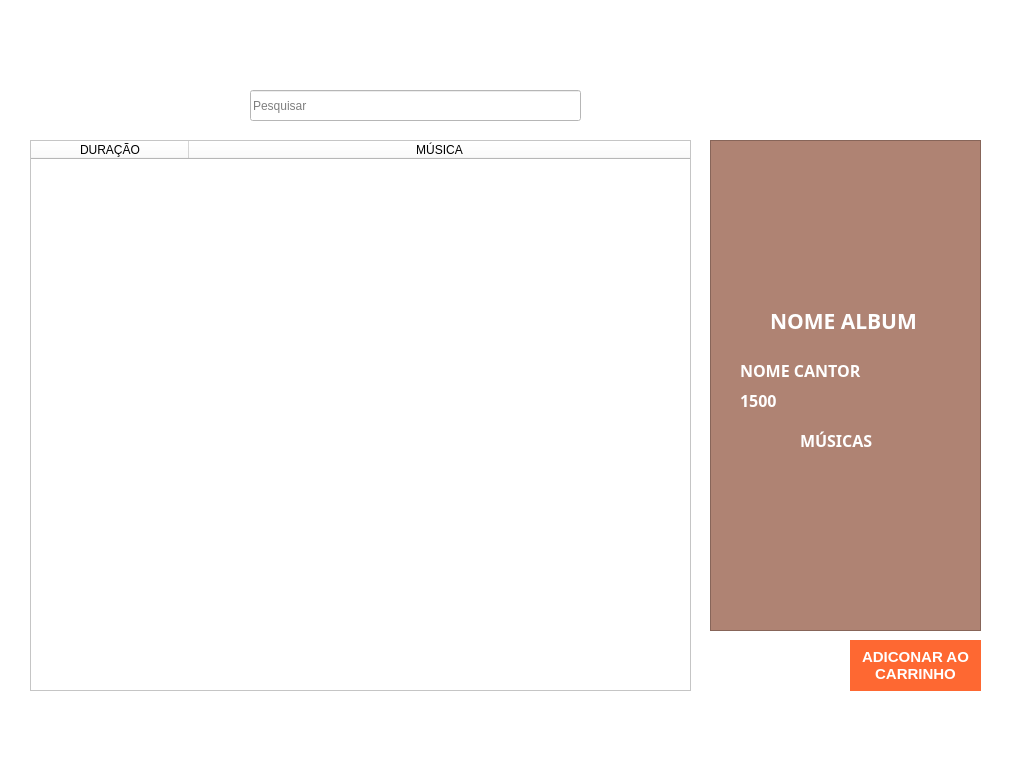
<?xml version="1.0" encoding="UTF-8"?>
<ui version="4.0">
 <class>home</class>
 <widget class="QDialog" name="home">
  <property name="geometry">
   <rect>
    <x>0</x>
    <y>0</y>
    <width>1024</width>
    <height>768</height>
   </rect>
  </property>
  <property name="windowTitle">
   <string>Dialog</string>
  </property>
  <property name="windowOpacity">
   <double>1.000000000000000</double>
  </property>
  <property name="styleSheet">
   <string notr="true">background-color: rgb(255, 255, 255);</string>
  </property>
  <widget class="QTableWidget" name="tableWidget">
   <property name="geometry">
    <rect>
     <x>30</x>
     <y>140</y>
     <width>661</width>
     <height>551</height>
    </rect>
   </property>
   <property name="styleSheet">
    <string notr="true">background-color: #ffffff;
font: 700 12pt &quot;Microsoft YaHei UI&quot;;
alternate-background-color: #AF8373;
selection-background-color: #591D07;</string>
   </property>
   <property name="editTriggers">
    <set>QAbstractItemView::NoEditTriggers</set>
   </property>
   <property name="dragEnabled">
    <bool>false</bool>
   </property>
   <property name="alternatingRowColors">
    <bool>true</bool>
   </property>
   <property name="selectionMode">
    <enum>QAbstractItemView::SingleSelection</enum>
   </property>
   <property name="selectionBehavior">
    <enum>QAbstractItemView::SelectRows</enum>
   </property>
   <property name="showGrid">
    <bool>false</bool>
   </property>
   <property name="gridStyle">
    <enum>Qt::NoPen</enum>
   </property>
   <property name="sortingEnabled">
    <bool>true</bool>
   </property>
   <attribute name="horizontalHeaderCascadingSectionResizes">
    <bool>false</bool>
   </attribute>
   <attribute name="horizontalHeaderMinimumSectionSize">
    <number>40</number>
   </attribute>
   <attribute name="horizontalHeaderDefaultSectionSize">
    <number>158</number>
   </attribute>
   <attribute name="horizontalHeaderShowSortIndicator" stdset="0">
    <bool>true</bool>
   </attribute>
   <attribute name="horizontalHeaderStretchLastSection">
    <bool>true</bool>
   </attribute>
   <attribute name="verticalHeaderVisible">
    <bool>false</bool>
   </attribute>
   <attribute name="verticalHeaderCascadingSectionResizes">
    <bool>false</bool>
   </attribute>
   <attribute name="verticalHeaderHighlightSections">
    <bool>true</bool>
   </attribute>
   <column>
    <property name="text">
     <string>DURAÇÃO</string>
    </property>
   </column>
   <column>
    <property name="text">
     <string>MÚSICA</string>
    </property>
   </column>
  </widget>
  <widget class="QPushButton" name="pushButton">
   <property name="geometry">
    <rect>
     <x>620</x>
     <y>90</y>
     <width>41</width>
     <height>31</height>
    </rect>
   </property>
   <property name="cursor">
    <cursorShape>PointingHandCursor</cursorShape>
   </property>
   <property name="styleSheet">
    <string notr="true">font: 700 12pt &quot;Microsoft YaHei UI&quot;;
border-style: outset;
color:rgb(255, 255, 255)</string>
   </property>
   <property name="text">
    <string/>
   </property>
   <property name="icon">
    <iconset>
     <normaloff>../src/icons8-pesquisar-100.png</normaloff>../src/icons8-pesquisar-100.png</iconset>
   </property>
   <property name="iconSize">
    <size>
     <width>32</width>
     <height>32</height>
    </size>
   </property>
  </widget>
  <widget class="QLineEdit" name="lineEdit">
   <property name="geometry">
    <rect>
     <x>250</x>
     <y>90</y>
     <width>331</width>
     <height>31</height>
    </rect>
   </property>
   <property name="styleSheet">
    <string notr="true">font: 12pt &quot;Microsoft YaHei UI&quot;;
font: 700 12pt &quot;Microsoft YaHei UI&quot;;</string>
   </property>
   <property name="text">
    <string notr="true" comment="Digite aqui..." extracomment="Digite aqui..."/>
   </property>
   <property name="placeholderText">
    <string>Pesquisar</string>
   </property>
  </widget>
  <widget class="QFrame" name="frame">
   <property name="geometry">
    <rect>
     <x>710</x>
     <y>140</y>
     <width>271</width>
     <height>491</height>
    </rect>
   </property>
   <property name="styleSheet">
    <string notr="true">background:rgb(175, 131, 115)</string>
   </property>
   <property name="frameShape">
    <enum>QFrame::StyledPanel</enum>
   </property>
   <property name="frameShadow">
    <enum>QFrame::Raised</enum>
   </property>
   <widget class="QLabel" name="label">
    <property name="geometry">
     <rect>
      <x>70</x>
      <y>20</y>
      <width>131</width>
      <height>131</height>
     </rect>
    </property>
    <property name="text">
     <string/>
    </property>
    <property name="pixmap">
     <pixmap>../src/vinil_image.png</pixmap>
    </property>
    <property name="scaledContents">
     <bool>true</bool>
    </property>
   </widget>
   <widget class="QLabel" name="lb_nome_album">
    <property name="geometry">
     <rect>
      <x>60</x>
      <y>170</y>
      <width>161</width>
      <height>21</height>
     </rect>
    </property>
    <property name="font">
     <font>
      <family>Segoe UI Black</family>
      <pointsize>16</pointsize>
      <bold>true</bold>
     </font>
    </property>
    <property name="styleSheet">
     <string notr="true">color:rgb(255, 255, 255)</string>
    </property>
    <property name="text">
     <string>NOME ALBUM</string>
    </property>
   </widget>
   <widget class="QLabel" name="lb_nome_cantor">
    <property name="geometry">
     <rect>
      <x>30</x>
      <y>220</y>
      <width>121</width>
      <height>21</height>
     </rect>
    </property>
    <property name="font">
     <font>
      <family>Segoe UI Black</family>
      <pointsize>12</pointsize>
      <bold>true</bold>
     </font>
    </property>
    <property name="styleSheet">
     <string notr="true">color:rgb(255, 255, 255)</string>
    </property>
    <property name="text">
     <string>NOME CANTOR</string>
    </property>
   </widget>
   <widget class="QLabel" name="lb_ano_lancamento">
    <property name="geometry">
     <rect>
      <x>30</x>
      <y>250</y>
      <width>41</width>
      <height>21</height>
     </rect>
    </property>
    <property name="font">
     <font>
      <family>Segoe UI Black</family>
      <pointsize>12</pointsize>
      <bold>true</bold>
     </font>
    </property>
    <property name="styleSheet">
     <string notr="true">color:rgb(255, 255, 255)</string>
    </property>
    <property name="text">
     <string>1500</string>
    </property>
   </widget>
   <widget class="QLabel" name="label_5">
    <property name="geometry">
     <rect>
      <x>90</x>
      <y>290</y>
      <width>81</width>
      <height>21</height>
     </rect>
    </property>
    <property name="font">
     <font>
      <family>Segoe UI Black</family>
      <pointsize>12</pointsize>
      <bold>true</bold>
     </font>
    </property>
    <property name="styleSheet">
     <string notr="true">color:rgb(255, 255, 255)</string>
    </property>
    <property name="text">
     <string>MÚSICAS</string>
    </property>
   </widget>
  </widget>
  <widget class="QLabel" name="icon_Perfil">
   <property name="geometry">
    <rect>
     <x>20</x>
     <y>20</y>
     <width>51</width>
     <height>51</height>
    </rect>
   </property>
   <property name="cursor">
    <cursorShape>ArrowCursor</cursorShape>
   </property>
   <property name="styleSheet">
    <string notr="true">background-color: rgb(255, 255, 255);
</string>
   </property>
   <property name="text">
    <string/>
   </property>
   <property name="pixmap">
    <pixmap>../database/image_Bank/perfil_Icon.png</pixmap>
   </property>
   <property name="scaledContents">
    <bool>true</bool>
   </property>
  </widget>
  <widget class="QLabel" name="ion_Cart">
   <property name="geometry">
    <rect>
     <x>100</x>
     <y>20</y>
     <width>51</width>
     <height>51</height>
    </rect>
   </property>
   <property name="cursor">
    <cursorShape>ArrowCursor</cursorShape>
   </property>
   <property name="styleSheet">
    <string notr="true">background-color: rgb(0, 0, 0);
background-color: rgb(255, 255, 255);</string>
   </property>
   <property name="text">
    <string notr="true"/>
   </property>
   <property name="pixmap">
    <pixmap>../database/image_Bank/cart_Icon.png</pixmap>
   </property>
   <property name="scaledContents">
    <bool>true</bool>
   </property>
  </widget>
  <widget class="QPushButton" name="pushButton_2">
   <property name="geometry">
    <rect>
     <x>850</x>
     <y>640</y>
     <width>131</width>
     <height>51</height>
    </rect>
   </property>
   <property name="font">
    <font>
     <family>Microsoft YaHei UI</family>
     <pointsize>11</pointsize>
     <bold>true</bold>
    </font>
   </property>
   <property name="cursor">
    <cursorShape>PointingHandCursor</cursorShape>
   </property>
   <property name="styleSheet">
    <string notr="true">background-color: rgb(254, 104, 50);
border-style: outset;
color:rgb(255, 255, 255)
</string>
   </property>
   <property name="text">
    <string>ADICONAR AO 
CARRINHO</string>
   </property>
  </widget>
 </widget>
 <resources/>
 <connections/>
</ui>
